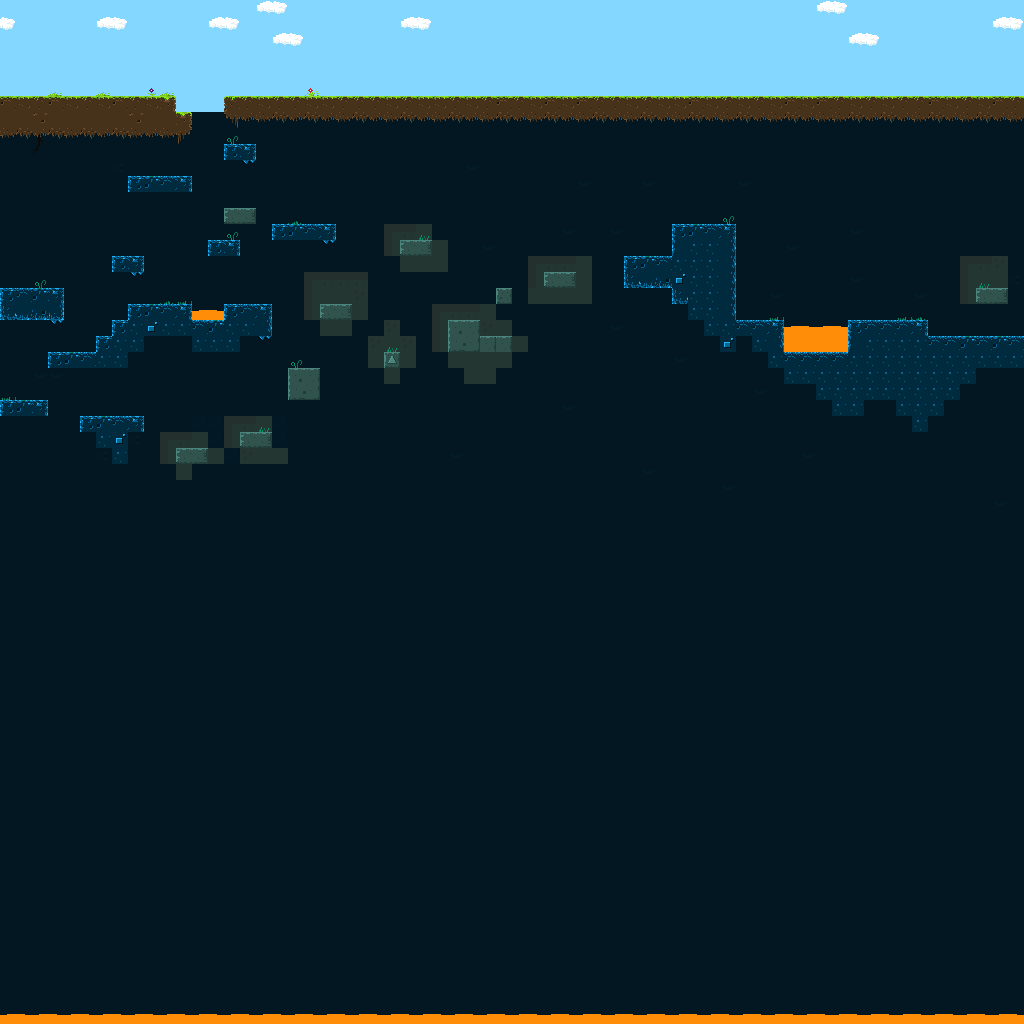

Below is a game level as drawn by its tile map, then a one-line description and the .tmx that defines it (tile-layer data replaced by summaries):
An orthogonal 64x64 tile map with 16x16 px tiles, 2 tile layers (Background, Platforms) and 54 objects (3x killing, life).

<map version="1.0" orientation="orthogonal" renderorder="right-down" width="64" height="64" tilewidth="16" tileheight="16" nextobjectid="117">
 <tileset firstgid="1" name="tiles" tilewidth="16" tileheight="16" tilecount="88" columns="8">
  <image source="../img/tiles.png" width="128" height="176" />
 </tileset>
 <layer name="Background" width="64" height="64">
  <data>[4096 cells, 4096 non-empty, 23 distinct tile ids]</data>
 </layer>
 <layer name="Platforms" width="64" height="64">
  <data>[4096 cells, 377 non-empty, 53 distinct tile ids]</data>
 </layer>
 <objectgroup name="Coliders" visible="0">
  <object id="1" x="0" y="288" width="64" height="32" />
  <object id="2" x="112" y="256" width="32" height="16" />
  <object id="3" x="128" y="304" width="64" height="32" />
  <object id="5" x="320" y="304" width="32" height="16" />
  <object id="6" x="288" y="368" width="32" height="32" />
  <object id="7" x="240" y="432" width="32" height="16" />
  <object id="8" x="48" y="352" width="80" height="16" />
  <object id="13" x="96" y="336" width="48" height="16" />
  <object id="14" x="112" y="320" width="16" height="16" />
  <object id="15" x="224" y="304" width="48" height="32" />
  <object id="17" x="192" y="320" width="32" height="32" />
  <object id="18" x="224" y="336" width="16" height="16" />
  <object id="43" x="448" y="336" width="64" height="16" />
  <object id="44" x="448" y="320" width="32" height="16" />
  <object id="46" x="384" y="352" width="16" height="16" />
  <object id="59" x="208" y="240" width="32" height="16" />
  <object id="60" x="272" y="224" width="64" height="16" />
  <object id="61" x="400" y="240" width="32" height="16" />
  <object id="73" type="killing" x="192" y="310" width="32" height="10" />
  <object id="77" type="killing" x="0" y="1008" width="1024" height="16" />
  <object id="78" x="544" y="272" width="32" height="16" />
  <object id="83" x="0" y="400" width="48" height="16" />
  <object id="84" x="80" y="416" width="64" height="16" />
  <object id="87" x="176" y="448" width="32" height="16" />
  <object id="89" x="624" y="256" width="48" height="32" />
  <object id="95" x="672" y="224" width="64" height="32" />
  <object id="96" x="720" y="256" width="16" height="80" />
  <object id="97" x="736" y="320" width="48" height="16" />
  <object id="98" x="848" y="320" width="80" height="16" />
  <object id="100" x="912" y="336" width="112" height="16" />
  <object id="101" type="killing" x="784" y="326.5" width="64" height="25.5" />
  <object id="103" x="976" y="288" width="32" height="16" />
  <object id="105" x="496" y="288" width="16" height="16" />
  <object id="106" x="0" y="96" width="176" height="16" />
  <object id="108" x="224" y="144" width="32" height="16" />
  <object id="110" x="128" y="176" width="64" height="16" />
  <object id="111" x="224" y="208" width="32" height="16" />
  <object id="115" x="0" y="112" width="192" height="16" />
  <object id="116" x="224" y="96" width="800" height="16" />
 </objectgroup>
 <objectgroup name="Items">
  <object id="25" gid="68" x="128" y="256" width="16" height="16" />
  <object id="31" gid="65" x="256" y="304" width="16" height="16" />
  <object id="32" type="life" gid="67" x="256" y="432" width="16" height="16" />
 </objectgroup>
 <objectgroup name="Coins">
  <object id="33" gid="50" x="336" y="288" width="16" height="16" />
  <object id="34" gid="50" x="320" y="288" width="16" height="16" />
  <object id="52" gid="50" x="224" y="288" width="16" height="16" />
  <object id="53" gid="50" x="240" y="288" width="16" height="16" />
  <object id="63" gid="50" x="400" y="224" width="16" height="16" />
  <object id="64" gid="50" x="416" y="224" width="16" height="16" />
  <object id="65" gid="50" x="480" y="320" width="16" height="16" />
  <object id="66" gid="50" x="496" y="320" width="16" height="16" />
 </objectgroup>
 <objectgroup name="Enemies">
  <object id="69" x="288" y="208" width="16" height="16" />
  <object id="70" x="448" y="304" width="16" height="16" />
  <object id="71" x="336" y="288" width="16" height="16" />
 </objectgroup>
 <objectgroup name="Princess">
  <object id="80" x="992" y="272" width="16" height="16" />
 </objectgroup>
</map>